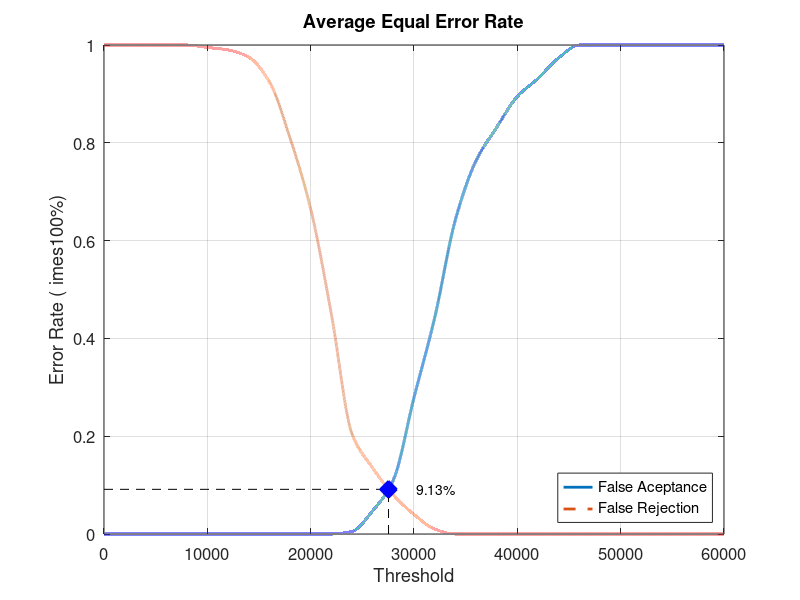
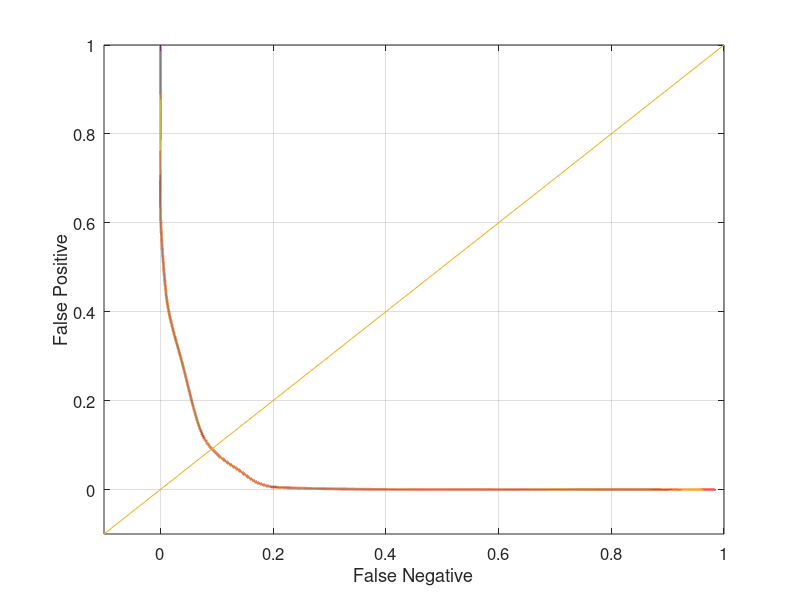

These figures' MATLAB source, in order:
close all;
clear;
clc;
x = 0:2000:60000;
xq = 0:0.5:60000;

y0 = [0 0 0 0 0 0 0 0 0 0 0 0 0.00526316 0.0473684 0.110526 0.278947 0.442105 0.642105 0.763158 0.831579 0.894737 0.931579 0.973684 1 1 1 1 1 1 1 1]
yy0 = interp1(x, y0, xq, 'pchip');
y1 = [1 1 1 1 1 0.995 0.99 0.975 0.925 0.81 0.665 0.45 0.205 0.135 0.08 0.04 0.01 0 0 0 0 0 0 0 0 0 0 0 0 0 0]
yy1 = interp1(x, y1, xq, 'pchip');

% Calculating EER: 
y2 = abs(y0 - y1);
find(y2 == min(y2))
yy2 = abs(yy0 - yy1);
xEER = find(yy2 == min(yy2));
xEERIndex = xq(xEER) % X-axis EER
yEER = yy0(xEER) % Y-axis EER

main = figure
plot(xq, yy0,'-','LineWidth', 2);	hold on
plot(xq, yy1,'--','LineWidth', 2);	hold on
plot([xEERIndex xEERIndex], [0 yEER], 'k--');	hold on
plot([0 xEERIndex], [yEER yEER], 'k--');	hold on
plot(xEERIndex, yEER, 'bx', 'LineWidth', 10);	hold on
text(xEERIndex + 10 * xEERIndex / 100, yEER, [num2str(round((10000 * yEER)) / 100) '%'])
legend('False Aceptance', 'False Rejection', 'Location', 'SouthEast')
xlabel('Threshold')
ylabel('Error Rate (	imes100%)')
title('Average Equal Error Rate')
set(gca, 'FontSize', 12)
axis([0 60000 0 1])
grid on

print(main, 'Database4_3Main', '-dpng');
FNRxFPR = figure('Color', [1 1 1]);
plot(yy1, yy0, '-', yy1, yy0, 'LineWidth', 2);
hold on
y = -0.1:0.1:1
plot(y, y); 
set(gca, 'FontSize', 12)
xlabel('False Negative')
ylabel('False Positive')
axis([-0.1 1 -0.1 1])
set(gca, 'FontSize', 12)
grid on

print(FNRxFPR, 'Database4_3FNRxFPR','-dpng');
